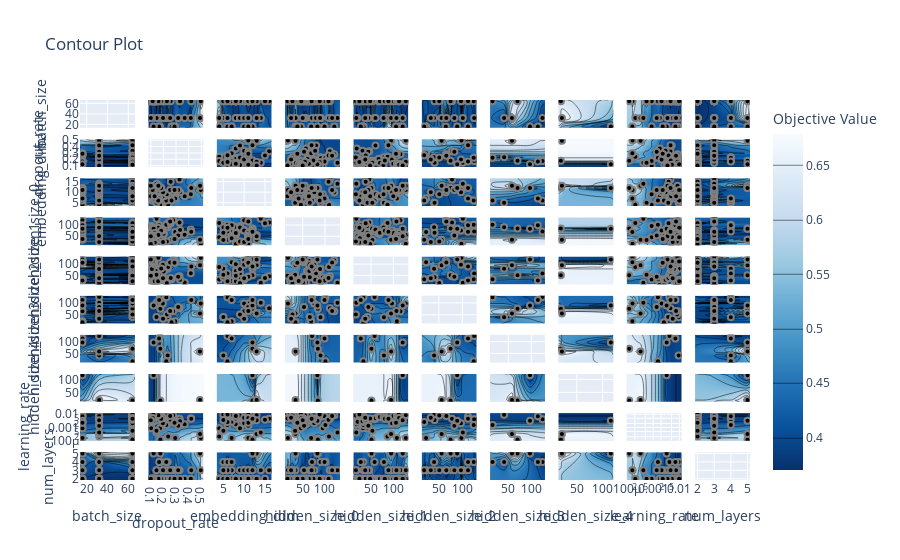

The cell this chart's notebook holds for it:
### Code cell
# Contour Plot
plot_contour(study).show()
